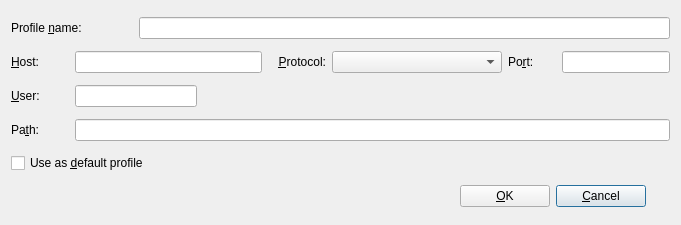
<ui version="4.0" >
 <author>(C) 2004 Andras Mantia &lt;amantia@kde.org></author>
 <class>UploadProfileDlg</class>
 <widget class="QDialog" name="UploadProfileDlg" >
  <property name="geometry" >
   <rect>
    <x>0</x>
    <y>0</y>
    <width>681</width>
    <height>225</height>
   </rect>
  </property>
  <property name="windowTitle" >
   <string>Upload Profile</string>
  </property>
  <layout class="QGridLayout" >
   <item row="4" column="1" colspan="10" >
    <widget class="QLineEdit" name="linePath" />
   </item>
   <item row="1" column="0" >
    <widget class="QLabel" name="TextLabel4" >
     <property name="text" >
      <string>&amp;Host:</string>
     </property>
     <property name="wordWrap" >
      <bool>false</bool>
     </property>
     <property name="buddy" >
      <cstring>lineHost</cstring>
     </property>
    </widget>
   </item>
   <item row="3" column="0" >
    <widget class="QLabel" name="TextLabel2" >
     <property name="text" >
      <string>&amp;User:</string>
     </property>
     <property name="wordWrap" >
      <bool>false</bool>
     </property>
     <property name="buddy" >
      <cstring>lineUser</cstring>
     </property>
    </widget>
   </item>
   <item row="4" column="0" >
    <widget class="QLabel" name="TextLabel2_2" >
     <property name="text" >
      <string>Pa&amp;th:</string>
     </property>
     <property name="wordWrap" >
      <bool>false</bool>
     </property>
     <property name="buddy" >
      <cstring>linePath</cstring>
     </property>
    </widget>
   </item>
   <item row="0" column="0" colspan="2" >
    <widget class="QLabel" name="textLabel1" >
     <property name="text" >
      <string>Profile &amp;name:</string>
     </property>
     <property name="wordWrap" >
      <bool>false</bool>
     </property>
     <property name="buddy" >
      <cstring>lineProfileName</cstring>
     </property>
    </widget>
   </item>
   <item row="5" column="0" colspan="5" >
    <widget class="QCheckBox" name="defaultProfile" >
     <property name="text" >
      <string>Use as &amp;default profile</string>
     </property>
    </widget>
   </item>
   <item row="3" column="1" colspan="2" >
    <widget class="QLineEdit" name="lineUser" >
     <property name="sizePolicy" >
      <sizepolicy vsizetype="Fixed" hsizetype="MinimumExpanding" >
       <horstretch>0</horstretch>
       <verstretch>0</verstretch>
      </sizepolicy>
     </property>
    </widget>
   </item>
   <item row="6" column="9" colspan="2" >
    <widget class="KPushButton" name="cancelButton" >
     <property name="sizePolicy" >
      <sizepolicy vsizetype="Minimum" hsizetype="Maximum" >
       <horstretch>0</horstretch>
       <verstretch>0</verstretch>
      </sizepolicy>
     </property>
     <property name="minimumSize" >
      <size>
       <width>90</width>
       <height>0</height>
      </size>
     </property>
     <property name="text" >
      <string>&amp;Cancel</string>
     </property>
    </widget>
   </item>
   <item row="6" column="7" colspan="2" >
    <widget class="KPushButton" name="okButton" >
     <property name="sizePolicy" >
      <sizepolicy vsizetype="Fixed" hsizetype="Maximum" >
       <horstretch>0</horstretch>
       <verstretch>0</verstretch>
      </sizepolicy>
     </property>
     <property name="minimumSize" >
      <size>
       <width>90</width>
       <height>0</height>
      </size>
     </property>
     <property name="text" >
      <string>&amp;OK</string>
     </property>
     <property name="autoDefault" >
      <bool>true</bool>
     </property>
    </widget>
   </item>
   <item row="6" column="0" colspan="7" >
    <spacer>
     <property name="orientation" >
      <enum>Qt::Horizontal</enum>
     </property>
     <property name="sizeType" >
      <enum>QSizePolicy::Expanding</enum>
     </property>
     <property name="sizeHint" >
      <size>
       <width>445</width>
       <height>20</height>
      </size>
     </property>
    </spacer>
   </item>
   <item row="1" column="1" colspan="3" >
    <widget class="QLineEdit" name="lineHost" >
     <property name="sizePolicy" >
      <sizepolicy vsizetype="Fixed" hsizetype="MinimumExpanding" >
       <horstretch>0</horstretch>
       <verstretch>0</verstretch>
      </sizepolicy>
     </property>
    </widget>
   </item>
   <item row="1" column="5" colspan="3" >
    <widget class="QComboBox" name="comboProtocol" />
   </item>
   <item row="1" column="10" >
    <widget class="QLineEdit" name="port" >
     <property name="sizePolicy" >
      <sizepolicy vsizetype="Fixed" hsizetype="Maximum" >
       <horstretch>0</horstretch>
       <verstretch>0</verstretch>
      </sizepolicy>
     </property>
    </widget>
   </item>
   <item row="1" column="8" colspan="2" >
    <widget class="QLabel" name="TextLabel1_2" >
     <property name="text" >
      <string>Po&amp;rt:</string>
     </property>
     <property name="wordWrap" >
      <bool>false</bool>
     </property>
     <property name="buddy" >
      <cstring>port</cstring>
     </property>
    </widget>
   </item>
   <item row="1" column="4" >
    <widget class="QLabel" name="TextLabel1" >
     <property name="text" >
      <string>&amp;Protocol:</string>
     </property>
     <property name="alignment" >
      <set>Qt::AlignRight|Qt::AlignTrailing|Qt::AlignVCenter</set>
     </property>
     <property name="wordWrap" >
      <bool>false</bool>
     </property>
     <property name="buddy" >
      <cstring>comboProtocol</cstring>
     </property>
    </widget>
   </item>
   <item row="0" column="2" colspan="9" >
    <widget class="KLineEdit" name="lineProfileName" />
   </item>
  </layout>
 </widget>
 <layoutdefault spacing="6" margin="11" />
 <pixmapfunction>qPixmapFromMimeSource</pixmapfunction>
 <customwidgets>
  <customwidget>
   <class>KLineEdit</class>
   <extends>QLineEdit</extends>
   <header>klineedit.h</header>
  </customwidget>
  <customwidget>
   <class>KPushButton</class>
   <extends>QPushButton</extends>
   <header>kpushbutton.h</header>
  </customwidget>
 </customwidgets>
 <tabstops>
  <tabstop>lineProfileName</tabstop>
  <tabstop>lineHost</tabstop>
  <tabstop>comboProtocol</tabstop>
  <tabstop>port</tabstop>
  <tabstop>lineUser</tabstop>
  <tabstop>linePath</tabstop>
  <tabstop>defaultProfile</tabstop>
  <tabstop>okButton</tabstop>
  <tabstop>cancelButton</tabstop>
 </tabstops>
 <resources/>
 <connections>
  <connection>
   <sender>okButton</sender>
   <signal>clicked()</signal>
   <receiver>UploadProfileDlg</receiver>
   <slot>accept()</slot>
   <hints>
    <hint type="sourcelabel" >
     <x>441</x>
     <y>191</y>
    </hint>
    <hint type="destinationlabel" >
     <x>20</x>
     <y>20</y>
    </hint>
   </hints>
  </connection>
  <connection>
   <sender>cancelButton</sender>
   <signal>clicked()</signal>
   <receiver>UploadProfileDlg</receiver>
   <slot>reject()</slot>
   <hints>
    <hint type="sourcelabel" >
     <x>535</x>
     <y>191</y>
    </hint>
    <hint type="destinationlabel" >
     <x>20</x>
     <y>20</y>
    </hint>
   </hints>
  </connection>
 </connections>
</ui>
